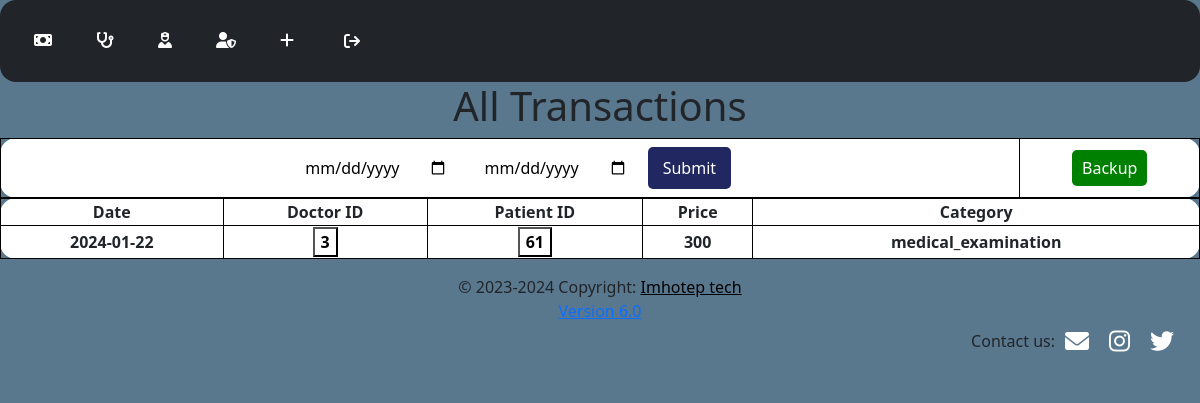
/admin_home (signed in), run on the app's committed database.
### tables this page shows
CREATE TABLE "transactions" (
"trans_id"	INTEGER,
"doc_id"	INTEGER,
"id"	INTEGER,
"price"	INTEGER,
"category"	TEXT,
"date"	INTEGER,
"patient_cat"	TEXT,
PRIMARY KEY("trans_id")

);

### app.py (the view)
@app.route("/admin_home")
def admin_home():
    if not session.get("logged_in_admin"):
        return redirect("/login")
    else:
        datas = db.execute("SELECT * FROM transactions")#this page have all of the transactions done by the doctors and patients
        return render_template("admin_home.html", datas = datas)

### templates/admin_home.html
<!DOCTYPE html>
<html lang="en">
{% include 'table_all_transactions.html' %}
</html>

### templates/table_all_transactions.html (shortened to what this page needs)
<head>
    {% include 'css.html' %}
</head>
<body class="centered">
    {% include 'nav_admin.html' %}
    <h1>All Transactions</h1>
    <table>
        <th>
            <form action="/filter_date" id="dateFilterForm">
                <input type="date" name="date1" autocomplete="off" class="input" id="date1Input"
                    placeholder="From Date: ">
                <input type="date" name="date2" autocomplete="off" class="input" id="date2Input"
                    placeholder="To Date: ">
                <button type="submit" class="btn-blue">Submit</button>
            </form>
        </th>
        <th>
            <form action="/backup_databse" method="post">
                <button type="submit" class="btn-green">Backup</button>
            </form>
        </th>
    </table>
    <table class="c">
        <thead>
            <tr>
                <th>Date</th>
                <th>Doctor ID</th>
                <th>Patient ID</th>
                <th>Price</th>
                <th>Category</th>
            </tr>
        </thead>
        <tbody>
            {% for data in datas %}
            <tr>
                <td>{{ data.date }}</td>
                <td>
                    <form action="/search_doctor_id" method="GET">
                        <button type="submit" class="transparent-buttonb" style="text-align: center;">{{ data.doc_id
                            }}</button>
                    </form>
                </td>
                <td>
                    <form action="/search_patient_id" method="GET">
                        <button type="submit" class="transparent-buttonb" style="text-align: center;">{{
                            data.id}}</button>
                    </form>
                </td>
                <td>{{ data.price }}</td>
                <td>{{ data.category }}</td>
                {% endfor %}
            </tr>
        </tbody>
    </table>
</body>
{% include 'footer_admin.html' %}

### static/app.css (style rules this page uses)
body { background-color: #59788e; }
.centered { text-align: center; margin: auto; display: flex; flex-direction: column; }
table { background-color: white !important; border-collapse: collapse; border: 1px solid black; border-radius: 1rem; }
th, td { border: 1px solid black; font-weight: bold; border-radius: 1rem; }
table.c { table-layout: auto; width: 100%; }
.input { border: none; padding: 1rem; border-radius: 1rem; background: white; transition: 0.3s; }
button.btn-blue { padding: 9px 15px; border-radius: 5px; border: none; background-color: #202761; color: white; cursor: pointer; }
button.btn-green { padding: 6px 10px; border-radius: 5px; border: none; background-color: green; color: white; }
.transparent-buttonb { background-color: transparent; color: black; font-weight: bold; }

### data on the page
transactions: date "2024-01-22", doc_id "3", id "61", price "300", category "medical_examination"
